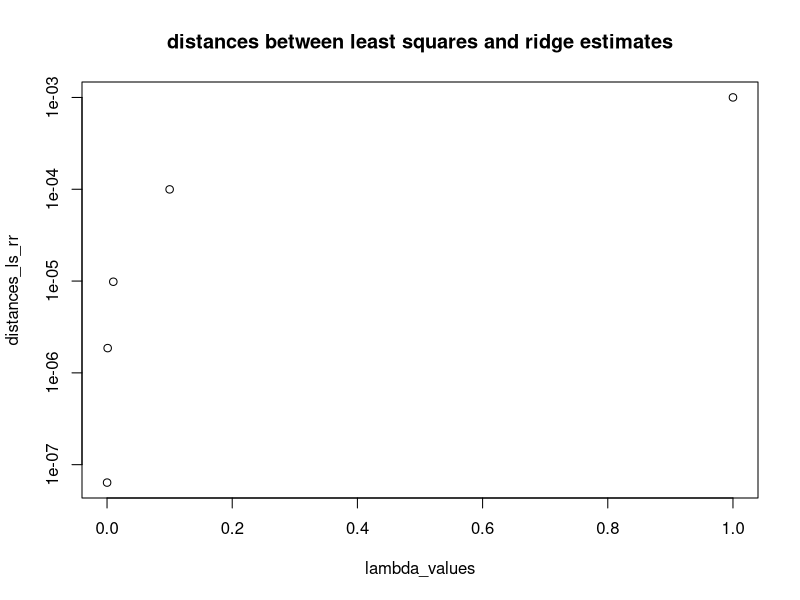
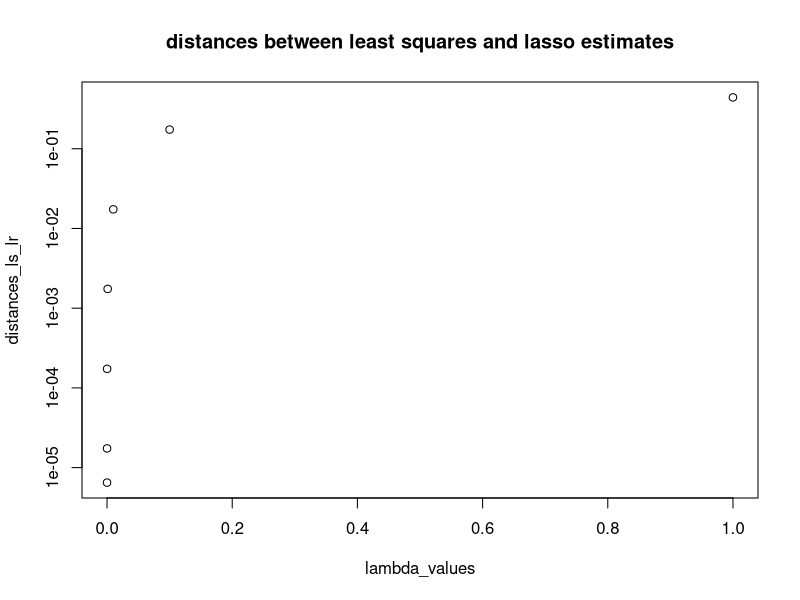

Recreate these plots in R, in order. (Note: a time limit stopped this script after it produced the figures.)
#Sheet 3: Project high-dimensional regression: Monte Carlo comparison

#####################################################################################################################


#task 1:
#--(a) Implement a function in R which computes the ridge regression estimator
#--given the observations of the target and design values and
#--with a general tuning parameter ?? for the penalization to be chosen as an input.
#--You shall not use packages that readily include the ridge estimator,
#--but you can use the function optim, or similar ones,
#--to solve optimization problems (similar as for least squares in the course).

# task 1 ------------------------------------------------------------------


ridge_regression<-function(X, y, lambda=1, scale=0){

   #help function: objective
   rr_obj_function <- function(w, X, y, lambda, scale=0) {

    #scaling with 1/n?
    if (scale==1) {
      y<-y/sqrt(length(y))
      X<-X/sqrt(nrow(X))
      }
    return(crossprod(y - X%*%w)+ lambda * sqrt(crossprod(w)))
   }

    result=optim(rep(0, ncol(X)), rr_obj_function, X=X, y=y, lambda=lambda, scale=scale)
    return(result$par)
}

# #test:
# y<-1:10
# X<-diag(10)
# ridge_regression(X,y,lambda=1, scale=1)



########################################################################################################

# task 2 ------------------------------------------------------------------


#task 2:
#--(b) Install the package glmnet and read the description to use it to compute the lasso estimator.


#install.packages("glmnet")
library(glmnet)
#?glmnet

#function to compute lasso
#crossval_lamda asks if the lamda is choosen by crossvalidation
lasso_regression<-function(X, y, lambda=1, scale=0, crossval_lamda=0, intercept = T){

  #scaling with 1/n?
    if (scale==1) {
      y<-y/sqrt(length(y))
      X<-X/sqrt(nrow(X))
    }
  # cross validation lambda?
    if (crossval_lamda==1) {
      lambda <- cv.glmnet(X,y,intercept = intercept)$lambda.min
    }


  result=glmnet(X,y,intercept = intercept, nlambda=1,lambda=lambda)
  return(as.numeric(result$beta))
}


# #test:
# y<-1:10
# X<-diag(10)
# lasso_regression(X,y,lambda=1, scale=0, crossval_lamda=0,intercept=F)


########################################################################################################

# task 3 ------------------------------------------------------------------


#task 3:
#--(c) Simulate a model Y = X?? +??, where ?? = (0.15, ???0.33, 0.25)???, with n = 500, p = 3,
#--and with a design matrix X generated with standard normally distributed entries and scaled by X = scale (X).
#--For ??, generate i.i.d. normally distributed errors with expectation zero and variances 1/4.
#--Compare the estimates in this model across different tuning parameters.
#--Thereto, compute for each ??, averages of the estimates over M iterations.
#--Visualize the distances between least squares and ridge estimates along a sequence of tuning parameters
#--going towards zero.
#--Compare lasso and least squares estimates analogously.
#--Start with M = 10 first and use M = 1000 then.
#--Compare the average estimation errors of the three different methods for ?? = 0.1.


#Simulate model
n<-500
p<-3
beta_true <- c(0.15, -0.33, 0.25)
#beta_true

#once simulate as preparation
design<-scale(matrix(rnorm(n * p), nrow = n, ncol = p))
#scale=standardizing its columns (making the mean 0 and the standard deviation 1)
#get attributes away
attr(design, "scaled:center") <- NULL
attr(design, "scaled:scale") <- NULL
#design

epsilon <- rnorm(n, mean = 0, sd = sqrt(1/4))
#epsilon

y_observed <- design%*%beta_true + epsilon
#y_observed


#now serious:
#estimates

M<-1000
lambda_values <- c(1, 1/10, 1/100, 1/1000, 1/10000, 1/100000, 1/1000000)
estimators_beta_dif_lambda <- matrix(NA, nrow = length(lambda_values), ncol = (3*p))


for (j in 1:length(lambda_values)) {
  lambda_now <- lambda_values[j]
  mean_estimator_ls <- rep(0,p)
  mean_estimator_rr <- rep(0,p)
  mean_estimator_lr <- rep(0,p)



  for (i in 1:M) {

    #model
    design<-scale(matrix(rnorm(n * p), nrow = n, ncol = p))
    attr(design, "scaled:center") <- NULL
    attr(design, "scaled:scale") <- NULL
    epsilon <- rnorm(n, mean = 0, sd = sqrt(1/4))
    y_observed <- design%*%beta_true + epsilon

    #estimators
    #ls
    mean_estimator_ls <-  mean_estimator_ls + ridge_regression(X=design, y=y_observed, lambda=0, scale=0)
    #rr
    mean_estimator_rr <-  mean_estimator_rr + ridge_regression(X=design, y=y_observed, lambda=lambda_now, scale=0)
    #lr  without intercept: F
    mean_estimator_lr <-  mean_estimator_lr + lasso_regression(X=design, y=y_observed, lambda=lambda_now, scale=0, crossval_lamda=0, intercept = F)


  }

  estimators_beta_dif_lambda[j, 1:p] <- mean_estimator_ls/M  #mean until yet only the sum, now the mean
  estimators_beta_dif_lambda[j, (p+1):(2*p)] <- mean_estimator_rr/M
  estimators_beta_dif_lambda[j, (2*p+1):(3*p)] <- mean_estimator_lr/M


}

estimators_beta_dif_lambda

#--Visualize the distances between least squares and ridge estimates along a sequence of tuning parameters
#--going towards zero.

distances_ls_rr <- rep(0, length(lambda_values))
for (i in 1:length(lambda_values)) {
  distances_ls_rr[i] <- sqrt(crossprod(estimators_beta_dif_lambda[i, 1:p]-estimators_beta_dif_lambda[i, (p+1):(2*p)]))
}

plot(lambda_values, distances_ls_rr, log = "y", main = "distances between least squares and ridge estimates")

#################################

# task 3_2 ----------------------------------------------------------------


#--Compare lasso and least squares estimates analogously.
distances_ls_lr <- rep(0, length(lambda_values))
for (i in 1:length(lambda_values)) {
  distances_ls_lr[i] <- sqrt(crossprod(estimators_beta_dif_lambda[i, 1:p]-estimators_beta_dif_lambda[i, (2*p+1):(3*p)]))
}

plot(lambda_values, distances_ls_lr, log = "y", main = "distances between least squares and lasso estimates")


#####################################################

# task 3_3 ----------------------------------------------------------------


#--Compare the average estimation errors of the three different methods for ?? = 0.1.

lambda_now <- 0.1
M<-1000
errors <- matrix(NA, nrow = M, ncol = 3)

for (i in 1:M) {

  #model
  design<-scale(matrix(rnorm(n * p), nrow = n, ncol = p))
  attr(design, "scaled:center") <- NULL
  attr(design, "scaled:scale") <- NULL
  epsilon <- rnorm(n, mean = 0, sd = sqrt(1/4))
  y_observed <- design%*%beta_true + epsilon

  #estimators und error is squared distance of betas
  #ls
  estimator_ls <-  ridge_regression(X=design, y=y_observed, lambda=0, scale=0)
  errors[i,1] <-  crossprod(estimator_ls - beta_true)
  #rr
  estimator_rr <-  ridge_regression(X=design, y=y_observed, lambda=lambda_now, scale=0)
  errors[i,2] <-  crossprod(estimator_rr - beta_true)
  #lr  without intercept: F
  estimator_lr <-  lasso_regression(X=design, y=y_observed, lambda=lambda_now, scale=0, crossval_lamda=0, intercept = F)
  errors[i,3] <-  crossprod(estimator_lr - beta_true)

}

average_est_error <- apply(errors, 2, mean)
average_est_error

########################################################################################################

#task 4:
#--(d) We modify the model from (c) to dimension p = 20, with
#--beta = c (0.15,???0.33,0.25,???0.25, rep (0,5),???0.25,0.12,???0.125, rep (0, 8)).
#--Compute averages of the estimators based on a Monte Carlo simulation with M = 1000 iterations.
#--Consider ?? = 0.1, ?? = 0.125 and ?? = 0.15 for the ridge and the lasso estimator.
#--Present average estimates and empirical L0, L1 and L2 distances to the true ?? (L0 means dimension of non-zero entries).

# task 4 ------------------------------------------------------------------


#Simulate model
n<-500
p<-20
beta_true <- c(0.15, -0.33, 0.25, -0.25, rep (0,5), -0.25,0.12, -0.125, rep (0, 8))
#beta_true

M<-1000  #reduced number
lambda_values <- c(0.1, 0.125, 0.15)
estimators_beta_dif_lambda <- matrix(NA, nrow = length(lambda_values), ncol = (3*p))  #attention, named like before!
empirical_distances<- matrix(NA, nrow = length(lambda_values), ncol = (3*3)) #column 1 is L0, column 2 is L1, column 3 is L2, and first is ls then rr then lr

for (j in 1:length(lambda_values)) {
  lambda_now <- lambda_values[j]

  mean_estimator_ls <- rep(0,p) #better name would be sum
  mean_estimator_rr <- rep(0,p)
  mean_estimator_lr <- rep(0,p)

  ls_sum_distances_L0 <- 0
  ls_sum_distances_L1 <- 0
  ls_sum_distances_L2 <- 0

  rr_sum_distances_L0 <- 0
  rr_sum_distances_L1 <- 0
  rr_sum_distances_L2 <- 0

  lr_sum_distances_L0 <- 0
  lr_sum_distances_L1 <- 0
  lr_sum_distances_L2 <- 0




  for (i in 1:M) {

    #model
    design<-scale(matrix(rnorm(n * p), nrow = n, ncol = p))
    attr(design, "scaled:center") <- NULL
    attr(design, "scaled:scale") <- NULL
    epsilon <- rnorm(n, mean = 0, sd = sqrt(1/4))
    y_observed <- design%*%beta_true + epsilon

    #estimators
    #ls
    est<-ridge_regression(X=design, y=y_observed, lambda=0, scale=0)
    mean_estimator_ls <-  mean_estimator_ls + est
    ls_sum_distances_L0 <- ls_sum_distances_L0 + sum(est != beta_true)
    ls_sum_distances_L1 <- ls_sum_distances_L1 + sum(abs(est-beta_true))
    ls_sum_distances_L2 <- ls_sum_distances_L2 + sqrt(crossprod(est-beta_true))

    #rr
    est <- ridge_regression(X=design, y=y_observed, lambda=lambda_now, scale=0)
    mean_estimator_rr <-  mean_estimator_rr + est
    rr_sum_distances_L0 <- rr_sum_distances_L0 + sum(est != beta_true)
    rr_sum_distances_L1 <- rr_sum_distances_L1 + sum(abs(est-beta_true))
    rr_sum_distances_L2 <- rr_sum_distances_L2 + sqrt(crossprod(est-beta_true))


    #lr  without intercept: F
    est <- lasso_regression(X=design, y=y_observed, lambda=lambda_now, scale=0, crossval_lamda=0, intercept = F)
    mean_estimator_lr <-  mean_estimator_lr + est
    lr_sum_distances_L0 <- lr_sum_distances_L0 + sum(est != beta_true)
    lr_sum_distances_L1 <- lr_sum_distances_L1 + sum(abs(est-beta_true))
    lr_sum_distances_L2 <- lr_sum_distances_L2 + sqrt(crossprod(est-beta_true))
  

  }

  estimators_beta_dif_lambda[j, 1:p] <- mean_estimator_ls/M  #mean until yet only the sum, now the mean
  estimators_beta_dif_lambda[j, (p+1):(2*p)] <- mean_estimator_rr/M
  estimators_beta_dif_lambda[j, (2*p+1):(3*p)] <- mean_estimator_lr/M

  empirical_distances[j,1] <- ls_sum_distances_L0/M
  empirical_distances[j,2] <- ls_sum_distances_L1/M
  empirical_distances[j,3] <- ls_sum_distances_L2/M

  empirical_distances[j,4] <- rr_sum_distances_L0/M
  empirical_distances[j,5] <- rr_sum_distances_L1/M
  empirical_distances[j,6] <- rr_sum_distances_L2/M

  empirical_distances[j,7] <- lr_sum_distances_L0/M
  empirical_distances[j,8] <- lr_sum_distances_L1/M
  empirical_distances[j,9] <- lr_sum_distances_L2/M
  
  print(j)

}

View(estimators_beta_dif_lambda)
View(empirical_distances)
########################################################################################################

# task 5 ------------------------------------------------------------------
#--(e) Consider for increasing dimension p = 20+l ???10, l = 0, . . . , 15,
#--the linear model as above adding more zero entries to ??, i.e.
#--all entries are zero except the ones which are equal as in (d).
#--Run M = 100 iterations to compute estimates.
#--Illustrate the empirical mean absolute deviations of the three different estimators depending on the dimension.
n<-500
M<-100 #reduced number
p<-20

beta_true <- c(0.15, -0.33, 0.25, -0.25, rep (0,5), -0.25,0.12, -0.125, rep (0, 8))
number_of_dimensions <- 16

lambda_now <-0.1

#MAD is mean L1 distance between true beta and our estimates
MAD <- matrix(data = NA, nrow= number_of_dimensions , ncol = 4) #dimension, then ls, then rr, then lr

#!!!: needs so much time to run!
for (l in 0:15) {

  dim<-p+l*10
  MAD[l+1,1] <-dim

  beta_l <- c(beta_true, rep(0,(l*10)))

  ls_sum_absolute_deviation <- 0
  rr_sum_absolute_deviation <- 0
  lr_sum_absolute_deviation <- 0

  for (i in 0:M){

    #model
    entries <-(n * dim)
    design<-scale(matrix(rnorm(entries), nrow = n, ncol = dim))
    attr(design, "scaled:center") <- NULL
    attr(design, "scaled:scale") <- NULL
    epsilon <- rnorm(n, mean = 0, sd = sqrt(1/4))
    y_observed <- design%*%beta_l + epsilon

    #estimators
    #ls
    est<-ridge_regression(X=design, y=y_observed, lambda=0, scale=0)
    ls_sum_absolute_deviation <-  ls_sum_absolute_deviation + sum(abs(est-beta_l))

    #rr
    est <- ridge_regression(X=design, y=y_observed, lambda=lambda_now, scale=0)
    rr_sum_absolute_deviation <-  rr_sum_absolute_deviation + sum(abs(est-beta_l))

    #lr  without intercept: F
    est <- lasso_regression(X=design, y=y_observed, lambda=lambda_now, scale=0, crossval_lamda=0, intercept = F)
    lr_sum_absolute_deviation <-  lr_sum_absolute_deviation + sum(abs(est-beta_l))



  }

  MAD[l+1,2] <- ls_sum_absolute_deviation/M
  MAD[l+1,3] <- rr_sum_absolute_deviation/M
  MAD[l+1,4] <- lr_sum_absolute_deviation/M

  print(l)

}


View(MAD)


#Now:--Illustrate the empirical mean absolute deviations of the three different estimators depending on the dimension.
install.packages("ggplot2")
library(ggplot2)

data <- data.frame(
  x = c(MAD[,1],MAD[,1],MAD[,1]),
  y = c(MAD[,2],MAD[,3],MAD[,4]),
  method = factor(c(rep("ls", length(MAD[,1])),
                   rep("rr", length(MAD[,1])),
                   rep("lr", length(MAD[,1]))))
)
View(data)

# Create the plot with ggplot
ggplot(data, aes(x = x, y = y, color = method)) +
  geom_point(size = 4) +
  labs(title = "empirical mean absolute deviations of the three different estimators depending on the dimension",
       x = "dimension",
       y = "MAD") +
  theme_minimal()

################################
